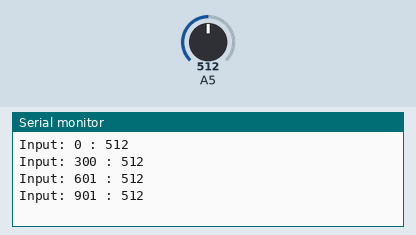
Recording of a sketch running on a simulated Arduino Uno, built with avr-gcc and run on an emulated ATmega328P. Parts: the last lines printed to the serial monitor. The inputs (shaded band) are chosen by the test bench; at power-on: A5 = 512.

Above: at 1.2 s.
1.3 s: A5 set to 716
At 1.41 s:
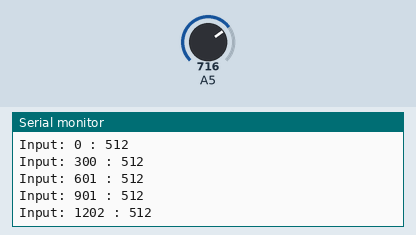
2.8 s: A5 set to 900
At 2.91 s:
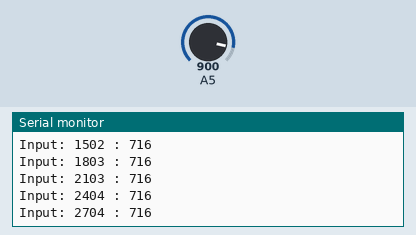
Timing chart, 0 to 5.8 s (numbered marks = the images above; inputs shaded):
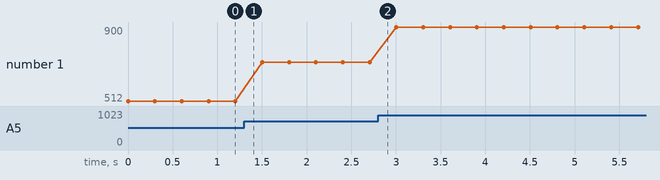

The sketch:

morse_decode.ino
```cpp
void setup()
{
  Serial.begin(9600);
}

void loop()
{
    Serial.print("Input: ");
    Serial.print(millis());
    Serial.print(" : ");
    Serial.println(analogRead(A5));
    delay(300);
}
```

Measured:
- plotted number 1: 512 → 716 after the input at 1.3 s, 716 → 900 after the input at 2.8 s
